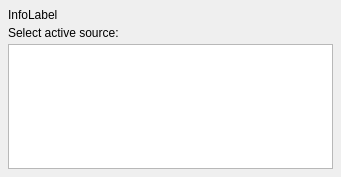
<?xml version="1.0" encoding="UTF-8"?>
<ui version="4.0">
  <class>InstallationRunForm</class>
  <widget class="QDialog" name="InstallationRunForm">
    <property name="geometry"><rect><x>0</x><y>0</y><width>341</width><height>177</height></rect></property>
    <property name="windowTitle"><string>Game installation</string></property>
    <property name="vclBorderStyle" stdset="0"><string notr="true">bsDialog</string></property>
    <property name="vclPosition" stdset="0"><string notr="true">poOwnerFormCenter</string></property>
    <property name="vclBorderIcons" stdset="0"><string notr="true">biMinimize,biMaximize</string></property>
    <property name="vclDesignWidth" stdset="0"><number>341</number></property>
    <property name="vclDesignHeight" stdset="0"><number>177</number></property>
    <layout class="QGridLayout" name="InstallationRunForm_Layout" columnstretch="0,1">
      <property name="leftMargin"><number>8</number></property>
      <property name="topMargin"><number>8</number></property>
      <property name="rightMargin"><number>8</number></property>
      <property name="bottomMargin"><number>8</number></property>
      <property name="horizontalSpacing"><number>8</number></property>
      <property name="verticalSpacing"><number>4</number></property>
      <item row="0" column="0" colspan="2">
        <widget class="QLabel" name="InfoLabel">
          <property name="text"><string>InfoLabel</string></property>
          <property name="textFormat"><enum>Qt::PlainText</enum></property>
          <property name="wordWrap"><bool>true</bool></property>
          <property name="alignment"><set>Qt::AlignLeft|Qt::AlignTop</set></property>
        </widget>
      </item>
      <item row="1" column="0" colspan="2">
        <widget class="QLabel" name="SourceLabel">
          <property name="text"><string>Select active source:</string></property>
          <property name="textFormat"><enum>Qt::PlainText</enum></property>
          <property name="alignment"><set>Qt::AlignLeft|Qt::AlignTop</set></property>
        </widget>
      </item>
      <item row="2" column="0" colspan="2">
        <widget class="QListWidget" name="SourceListBox">
          <property name="vclCheckList" stdset="0"><bool>true</bool></property>
          <property name="minimumSize"><size><width>0</width><height>97</height></size></property>
        </widget>
      </item>
      <item row="0" column="1">
        <spacer name="InstallationRunForm_Layout_HFill">
          <property name="orientation"><enum>Qt::Horizontal</enum></property>
          <property name="sizeHint" stdset="0"><size><width>0</width><height>0</height></size></property>
        </spacer>
      </item>
      <item row="3" column="0">
        <spacer name="InstallationRunForm_VFill">
          <property name="orientation"><enum>Qt::Vertical</enum></property>
          <property name="sizeHint" stdset="0"><size><width>0</width><height>0</height></size></property>
        </spacer>
      </item>
    </layout>
  </widget>
  <resources>
    <include location="../../resources/dfend.qrc" />
  </resources>
  <connections />
</ui>
